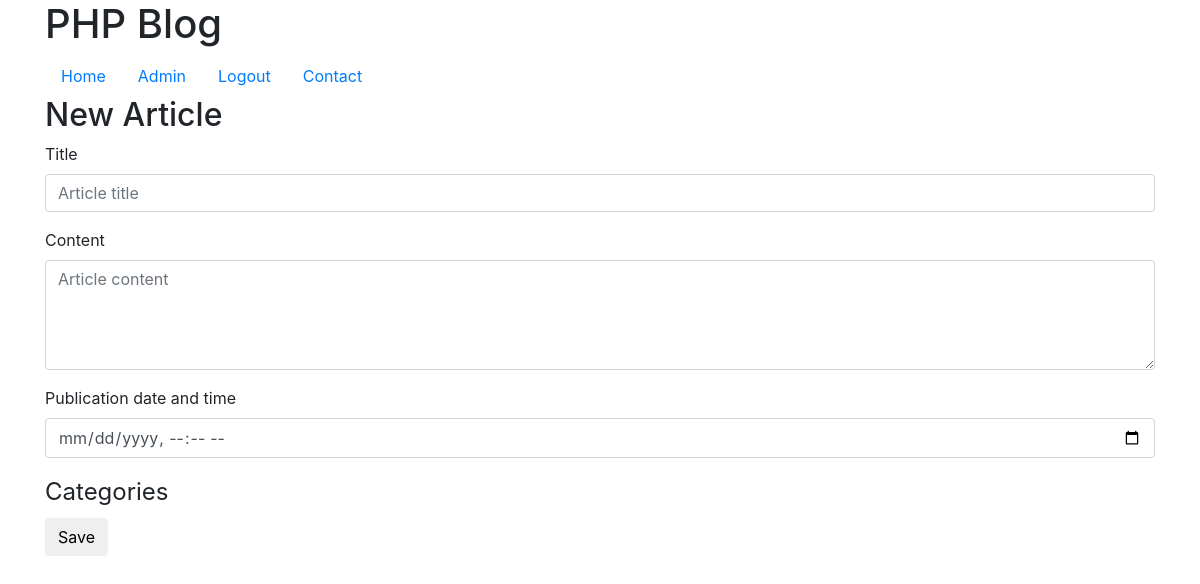
Page /Admin/new-article.php (signed in) on the earlier database version.
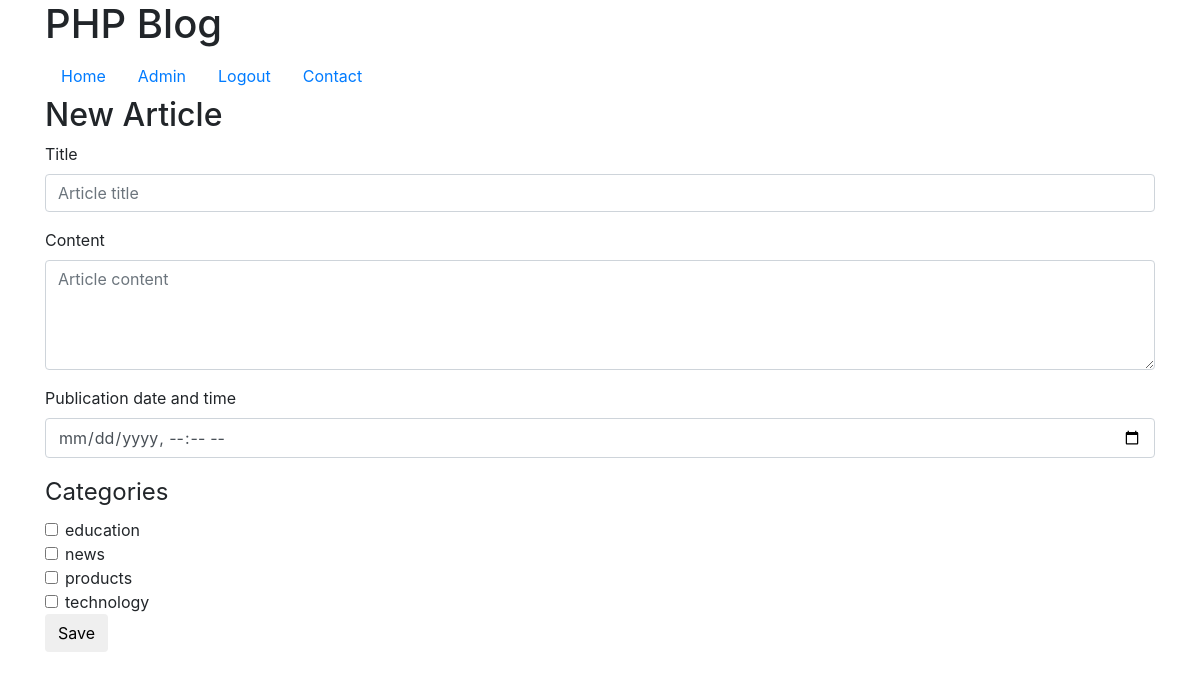
Same page on the later database version.
### tables this page shows
CREATE TABLE `category` (
  `id` int(11) NOT NULL,
  `name` varchar(128) NOT NULL
);

### classes/Category.php (called while the page is built)
<?php
class Category {
    public static function getAll($conn) {
        $sql = "SELECT * FROM category ORDER BY name;";
        $results = $conn->query($sql);
        return $results->fetchAll(PDO::FETCH_ASSOC);
    }
}

### Admin/includes/article-form.php (the view, shortened to what this page needs)
<form method="post" id="formArticle">
    <div class="form-group">
        <label for="title">Title</label>
        <input class="form-control" name="title" id="title" placeholder="Article title" value="<?= htmlspecialchars($article->title); ?>">
    </div>
    <div class="form-group">
        <label for="content">Content</label>
        <textarea class="form-control" name="content" rows="4" cols="40" id="content" placeholder="Article content"><?= htmlspecialchars($article->content); ?></textarea>
    </div>
    <div class="form-group">
        <label for="published_at">Publication date and time</label>
        <input class="form-control" type="datetime-local" name="published_at" id="published_at" value="<?= htmlspecialchars($article->published_at); ?>">
    </div>
    <fieldset>
        <legend>Categories</legend>
        <?php foreach ($categories as $category) : ?>
            <div class="form-check">
                <input class="form-check-input" type="checkbox" name="category[]" value="<?= $category['id'] ?>" id="category<?= $category['id'] ?>" <?php if (in_array($category['id'], $category_ids)) : ?>checked <?php endif; ?>>
                <label class="form-check-label" for="category<?= $category['id'] ?>"><?= htmlspecialchars($category['name']) ?></label>
            </div>
        <?php endforeach; ?>
    </fieldset>
    <button class="btn">Save</button>
</form>

Differences in the rows shown:
added category: name "education"
added category: name "news"
added category: name "products"
added category: name "technology"
